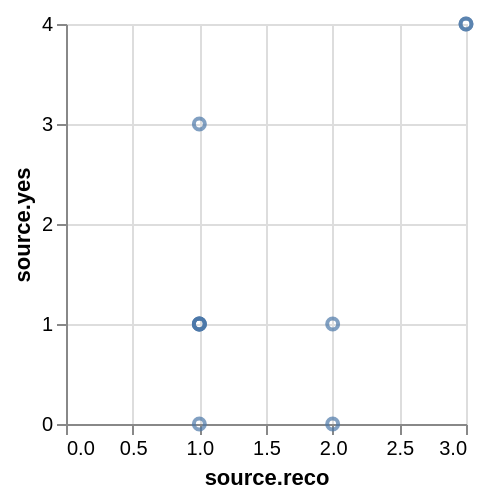

Source (Vega-Lite JSON):
### Vega specification from a JSON file in a GitHub repository (floating-point values rounded to 4 significant figures)
{"$schema": "https://vega.github.io/schema/vega/v5.json", "autosize": "pad", "padding": 5, "width": 200, "height": 200, "style": "cell", "data": [{"name": "source_0", "values": {"hits": {"hits": [{"source": {"reco": 2, "yes": 1}}, {"source": {"reco": 3, "yes": 4}}, {"source": {"reco": 2, "yes": 0}}, {"source": {"reco": 1, "yes": 3}}, {"source": {"reco": 3, "yes": 4}}, {"source": {"reco": 1, "yes": 1}}, {"source": {"reco": 1, "yes": 1}}, {"source": {"reco": 1, "yes": 1}}, {"source": {"reco": 1, "yes": 0}}, {"source": {"reco": 1, "yes": 1}}]}}, "format": {"property": "hits.hits"}}, {"name": "data_0", "source": "source_0", "transform": [{"type": "formula", "expr": "datum[\"source\"] && datum[\"source\"][\"reco\"]", "as": "source.reco"}, {"type": "formula", "expr": "datum[\"source\"] && datum[\"source\"][\"yes\"]", "as": "source.yes"}, {"type": "filter", "expr": "datum[\"source.reco\"] !== null && isFinite(datum[\"source.reco\"]) && datum[\"source.yes\"] !== null && isFinite(datum[\"source.yes\"])"}]}], "marks": [{"name": "marks", "type": "symbol", "style": ["point"], "from": {"data": "data_0"}, "encode": {"update": {"opacity": {"value": 0.7}, "fill": {"value": "transparent"}, "stroke": {"value": "#4c78a8"}, "x": {"scale": "x", "field": "source\\.reco"}, "y": {"scale": "y", "field": "source\\.yes"}}}}], "scales": [{"name": "x", "type": "linear", "domain": {"data": "data_0", "field": "source\\.reco"}, "range": [0, {"signal": "width"}], "nice": true, "zero": true}, {"name": "y", "type": "linear", "domain": {"data": "data_0", "field": "source\\.yes"}, "range": [{"signal": "height"}, 0], "nice": true, "zero": true}], "axes": [{"scale": "x", "orient": "bottom", "gridScale": "y", "grid": true, "tickCount": {"signal": "ceil(width/40)"}, "domain": false, "labels": false, "maxExtent": 0, "minExtent": 0, "ticks": false, "zindex": 0}, {"scale": "y", "orient": "left", "gridScale": "x", "grid": true, "tickCount": {"signal": "ceil(height/40)"}, "domain": false, "labels": false, "maxExtent": 0, "minExtent": 0, "ticks": false, "zindex": 0}, {"scale": "x", "orient": "bottom", "grid": false, "title": "source.reco", "labelFlush": true, "labelOverlap": true, "tickCount": {"signal": "ceil(width/40)"}, "zindex": 0}, {"scale": "y", "orient": "left", "grid": false, "title": "source.yes", "labelOverlap": true, "tickCount": {"signal": "ceil(height/40)"}, "zindex": 0}]}
